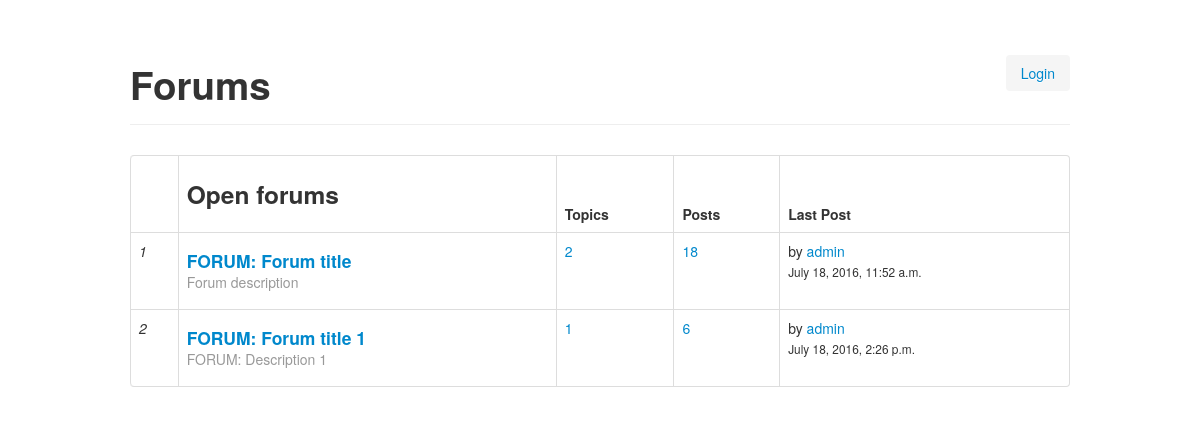
The page / on the database its author committed.
### forum/models.py (models this page shows, shortened)
class Forum(models.Model):
    title = models.CharField(max_length=60)
    description = models.TextField(blank=True, default='')
    updated = models.DateTimeField(auto_now=True)
    created = models.DateTimeField(auto_now=True)
    creator = models.ForeignKey(User, blank=True, null=True)

### forum/views.py (the view)
# urls.py: url(r'^$', views.IndexView.as_view(), name="index"),
class IndexView(generic.ListView):
    template_name = 'forum/forum.html'
    context_object_name = "forum_objects_list"
    def get_queryset(self):
        return Forum.objects.annotate(Count('topic__post'))

### forum/templates/forum/forum.html (shortened to what this page needs)
{% extends 'forum/base.html' %}
{% load static %}
{% block extra_head_content %}
    <div class="container" style="margin-top: 35px">
        <div class="page-header page-heading">
            <h1 class="pull-left">Forums</h1>
            <ol class="breadcrumb pull-right where-am-i">
                {% if not request.user.username %}
                    <li><a href="/accounts/login/?next={{ request.path }}">Login</a></li>
                {% else %}
                    <li><span>Authorized as <strong>{{ request.user.username|upper }}</strong>. </span><a
                            href="accounts/logout/?next=/accounts/login/"> Logout</a></li>
                {% endif %}
            </ol>
            <div class="clearfix"></div>
        </div>
        <table class="table table-bordered">
            <thead>
            <tr>
                <th class="cell-stat"></th>
                <th>
                    <h3>Open forums</h3>
                </th>
                <th class="cell-stat text-center hidden-xs hidden-sm">Topics</th>
                <th class="cell-stat text-center hidden-xs hidden-sm">Posts</th>
                <th class="cell-stat-2x hidden-xs hidden-sm">Last Post</th>
            </tr>
            </thead>
            <tbody>
            {% if forum_objects_list %}
                {% for forum in forum_objects_list %}
                    <tr>
                    <td class="text-center" align="center"><i
                            class="fa fa-question fa-2x text-primary">{{ forloop.counter }}</i></td>
                    <td>
                        <h4><a href="{% url 'forum:topic' forum.id %}">{{ forum.title }}</a><br>
                            <small>{{ forum.description }}</small>
                        </h4>
                    </td>
                    <td class="text-center hidden-xs hidden-sm" align="center"><a
                            href="#">{{ forum.topic_set.count }}</a></td>
                    <td class="text-center hidden-xs hidden-sm"><a href="#">{{ forum.topic__post__count }}</a></td>
                    <td class="hidden-xs hidden-sm">by <a href="#">{{ forum.creator }}</a><br>
                        <small>{{ forum.count }}{{ forum.created }}</small>
                    </td>
                {% endfor %}
            {% else %}
            <td colspan="4" class="center">No forums have been added yet.</td>
            </tr>
            {% endif %}
            </tbody>
        </table>
    </div>
{% endblock %}

### rows shown on the page
Forum: title "FORUM: Forum title", description "Forum description", topic_set.count "2", topic__post__count "18", creator "admin", created "July 18, 2016, 11:52 a.m."
Forum: title "FORUM: Forum title 1", description "FORUM: Description 1", topic_set.count "1", topic__post__count "6", creator "admin", created "July 18, 2016, 2:26 p.m."
